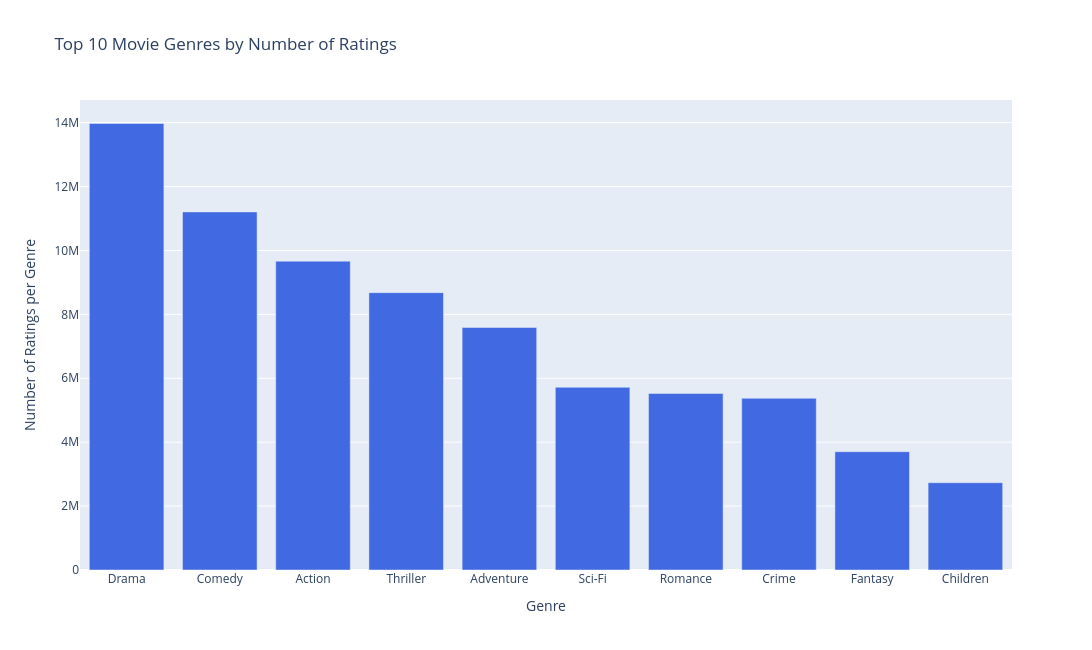

This figure's notebook cell:
### Code cell
px.bar(top_genres_count, x='genre', y='num_ratings_genre', title='Top 10 Movie Genres by Number of Ratings',
       labels={'genre': 'Genre', 'num_ratings_genre': 'Number of Ratings per Genre'}, height=650, width=1500, color_discrete_sequence=['royalblue'])

### Figure 1 — Plotly figure (JSON) as saved in the notebook; plotly's stock layout.template omitted (floating-point values rounded to 4 significant figures)
{"data": [{"hovertemplate": "Genre=%{x}<br>Number of Ratings per Genre=%{y}<extra></extra>", "legendgroup": "", "marker": {"color": "royalblue", "pattern": {"shape": ""}}, "name": "", "orientation": "v", "showlegend": false, "textposition": "auto", "type": "bar", "x": ["Drama", "Comedy", "Action", "Thriller", "Adventure", "Sci-Fi", "Romance", "Crime", "Fantasy", "Children"], "xaxis": "x", "y": [13973271, 11206926, 9665213, 8679464, 7590522, 5717337, 5524615, 5373051, 3702759, 2731841], "yaxis": "y"}], "layout": {"barmode": "relative", "height": 650, "legend": {"tracegroupgap": 0}, "title": {"text": "Top 10 Movie Genres by Number of Ratings"}, "width": 1500, "xaxis": {"anchor": "y", "domain": [0, 1], "title": {"text": "Genre"}}, "yaxis": {"anchor": "x", "domain": [0, 1], "title": {"text": "Number of Ratings per Genre"}}}}
